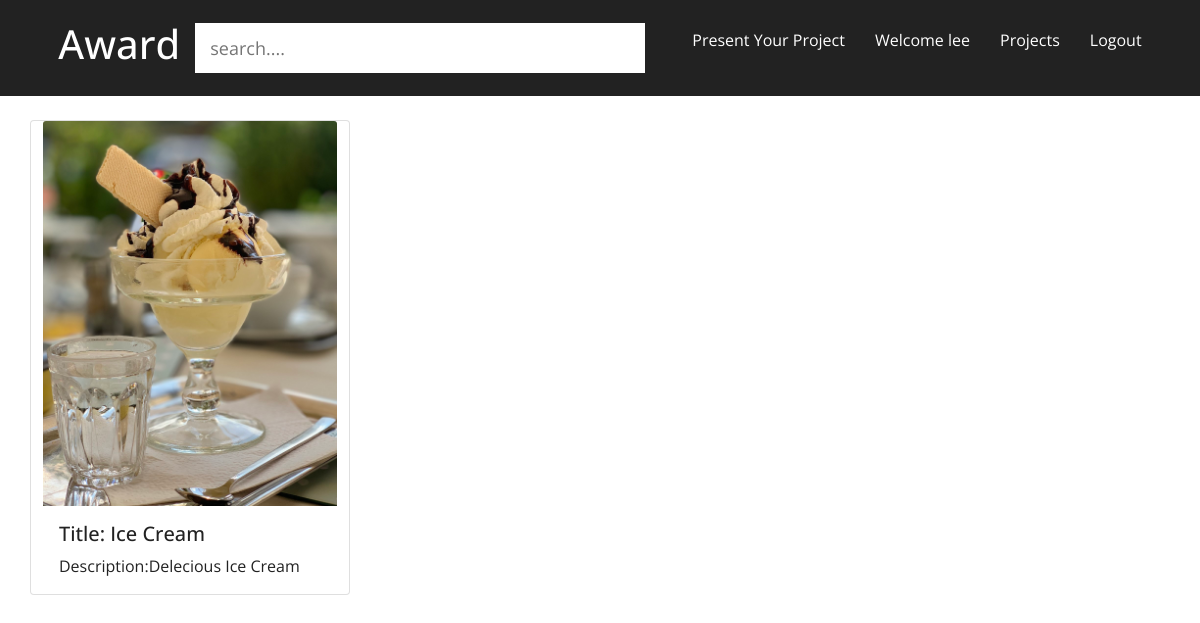
The page /uploading/singleview/ (signed in) on the database its author committed.
### uploading/models.py (models this page shows, shortened)
class Post(models.Model):
    user = models.ForeignKey(Account, on_delete=models.SET_NULL, null=True)
    image = models.ImageField(upload_to='images')
    title = models.CharField(max_length=20 ,unique=True, null=True)
    description = models.CharField(max_length=200)
    date_posted  =  models.DateTimeField(auto_now_add=True)
    date_updated = models.DateTimeField(auto_now=True)
    post_link = models.CharField(max_length=20, unique=True,null=True)

### uploading/views.py (the view)
# urls.py: path('singleview/', views.singleview, name='singleview'),
def singleview(request):
    posts = Post.objects.all()
    title = Post.objects.all()
    description = Post.objects.all()
    post_link = Post.objects.all()
    context = {
        'posts'         : posts,
        'title'         : title,
        'description'  : description,
        'post_link'     :  post_link,
    }
    return render(request, 'single_view.html', context)

### accounts/templates/single_view.html
{% extends 'base.html' %}
{% load static %}
{% block content %}
<div class="container">
    <div class="row">
{% for post in posts %}
<div class="card" style="width: 20rem; margin-top: 120px;">
    <img src="{{post.image.url}}" class="card-img-top" alt="...">
    <div class="card-body">
      <h5 class="card-title">Title: {{post.title}}</h5>
      <p class="card-text">Description:{{post.description}}</p>
    </div>
  </div>
  {% endfor %}
</div>
</div>
{% endblock %}

### accounts/templates/includes/navbar.html
<nav class="nav">
    <div class="container-site">
        <h1 class="logo"><a href="{% url 'home' %}">Award</a></h1>
       <form action="uploading/search/">
        <div class="search">
            <input type="text" class="input" name="search" placeholder="search....">
        </div>
       </form>
        <ul>
            {% if user.is_authenticated %}
            <li><a href="{% url 'createpost' %}">Present Your Project</a></li>
            <a href="{% url 'edit_profile' %}">Welcome {{user.username}}</a>
            <a href="{% url 'singleview' %}">Projects</a>
            <li><a href="{% url 'logout' %}">Logout</a></li>
{% else %}
<li><a href="login" class="currents">Login</a></li>
{% endif %}
        </ul>
    </div>
</nav>

### accounts/static/css/style.css (style rules this page uses)
* { box-sizing: border-box; }
body { font-family: 'Open Sans', sans-serif; color: #222; padding-bottom: 50px; }
.container-site { max-width: 1200px; margin: 0 auto; }
.nav { position: fixed; background-color: #222; top: 0; left: 0; right: 0; transition: all 0.3s ease-in-out; z-index:1; }
.nav .container-site { display: flex; justify-content: space-between; align-items: center; padding: 20px 0; transition: all 0.3s ease-in-out; }
.nav ul { display: flex; list-style-type: none; align-items: center; justify-content: center; }
.nav a { color: #fff; text-decoration: none; padding: 7px 15px; transition: all 0.3s ease-in-out; }
.search { position:relative; height: 50px; }
.search .input { background-color: #fff; border: 0; font-size: 18px; padding: 15px; height: 50px; width: 450px; transition: width 0.3s ease; }

### rows shown on the page
Post: image (picture), title "Ice Cream", description "Delecious Ice Cream"

### other values the page prints
{{ user.username }} "lee"
